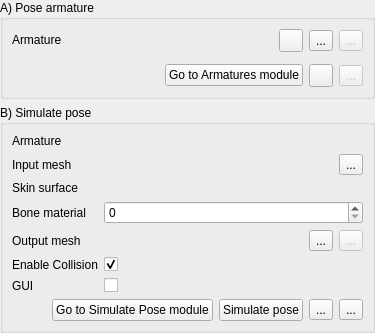
     <widget class="QWidget" name="PosePage">
      <property name="whatsThis">
       <string/>
      </property>
      <property name="accessibleName">
       <string>Pose armature (posing)</string>
      </property>
      <property name="accessibleDescription">
       <string>&lt;!DOCTYPE HTML PUBLIC &quot;-//W3C//DTD HTML 4.0//EN&quot; &quot;http://www.w3.org/TR/REC-html40/strict.dtd&quot;&gt;
&lt;html&gt;&lt;head&gt;&lt;meta name=&quot;qrichtext&quot; content=&quot;1&quot; /&gt;&lt;style type=&quot;text/css&quot;&gt;
p, li { white-space: pre-wrap; }
&lt;/style&gt;&lt;/head&gt;&lt;body style=&quot; font-family:'MS Shell Dlg 2'; font-size:8pt; font-weight:400; font-style:normal;&quot;&gt;
&lt;p style=&quot; margin-top:0px; margin-bottom:0px; margin-left:0px; margin-right:0px; -qt-block-indent:0; text-indent:0px;&quot;&gt;&lt;span style=&quot; font-size:10pt; font-weight:600;&quot;&gt;Pose the armature&lt;/span&gt;&lt;/p&gt;
&lt;p style=&quot;-qt-paragraph-type:empty; margin-top:0px; margin-bottom:0px; margin-left:0px; margin-right:0px; -qt-block-indent:0; text-indent:0px;&quot;&gt;&lt;br /&gt;&lt;/p&gt;
&lt;p style=&quot; margin-top:0px; margin-bottom:0px; margin-left:0px; margin-right:0px; -qt-block-indent:0; text-indent:0px;&quot;&gt;Click and drag bones in the 3D view to reposition the armature. The surface models and the labelmaps will be transformed with the same bone rotations.&lt;/p&gt;
&lt;p style=&quot;-qt-paragraph-type:empty; margin-top:0px; margin-bottom:0px; margin-left:0px; margin-right:0px; -qt-block-indent:0; text-indent:0px;&quot;&gt;&lt;br /&gt;&lt;/p&gt;
&lt;p style=&quot; margin-top:0px; margin-bottom:0px; margin-left:0px; margin-right:0px; -qt-block-indent:0; text-indent:0px;&quot;&gt;&lt;span style=&quot; font-style:italic;&quot;&gt;Simulate Pose&lt;/span&gt; repositions interactively a surface model.&lt;/p&gt;
&lt;p style=&quot; margin-top:0px; margin-bottom:0px; margin-left:0px; margin-right:0px; -qt-block-indent:0; text-indent:0px;&quot;&gt;The interactive mode is controlled by the &amp;quot;Simulate Pose&amp;quot; push button checkbox. When checked, the input surface model is transformed anytime the armature is modified.&lt;/p&gt;&lt;/body&gt;&lt;/html&gt;</string>
      </property>
      <layout class="QFormLayout" name="formLayout_12">
       <property name="fieldGrowthPolicy">
        <enum>QFormLayout::AllNonFixedFieldsGrow</enum>
       </property>
       <property name="margin">
        <number>0</number>
       </property>
       <item row="0" column="0" colspan="2">
        <widget class="ctkCollapsibleGroupBox" name="PoseArmaturesCollapsibleGroupBox">
         <property name="sizePolicy">
          <sizepolicy hsizetype="Preferred" vsizetype="Minimum">
           <horstretch>0</horstretch>
           <verstretch>0</verstretch>
          </sizepolicy>
         </property>
         <property name="minimumSize">
          <size>
           <width>0</width>
           <height>50</height>
          </size>
         </property>
         <property name="title">
          <string>A) Pose armature</string>
         </property>
         <property name="collapsed">
          <bool>false</bool>
         </property>
         <layout class="QGridLayout" name="gridLayout_12">
          <item row="0" column="0">
           <widget class="QLabel" name="PoseArmaturesLabel">
            <property name="sizePolicy">
             <sizepolicy hsizetype="Preferred" vsizetype="Fixed">
              <horstretch>0</horstretch>
              <verstretch>0</verstretch>
             </sizepolicy>
            </property>
            <property name="text">
             <string>Armature</string>
            </property>
            <property name="workflow" stdset="0">
             <stringlist>
              <string>1</string>
              <string>2</string>
             </stringlist>
            </property>
           </widget>
          </item>
          <item row="2" column="0" colspan="5">
           <layout class="QHBoxLayout" name="horizontalLayout_12">
            <item>
             <spacer name="horizontalSpacer_11">
              <property name="orientation">
               <enum>Qt::Horizontal</enum>
              </property>
              <property name="sizeHint" stdset="0">
               <size>
                <width>40</width>
                <height>20</height>
               </size>
              </property>
             </spacer>
            </item>
            <item>
             <widget class="QPushButton" name="PoseArmaturesGoToPushButton">
              <property name="toolTip">
               <string>Open the &quot;Armatures&quot; module</string>
              </property>
              <property name="text">
               <string>Go to Armatures module</string>
              </property>
             </widget>
            </item>
            <item>
             <widget class="QToolButton" name="PoseArmatureImportAnimationToolButton_2">
              <property name="text">
               <string/>
              </property>
              <property name="icon">
               <iconset>
                <normaloff>:/Icons/Camera.png</normaloff>:/Icons/Camera.png</iconset>
              </property>
              <property name="workflow" stdset="0">
               <stringlist>
                <string>0</string>
               </stringlist>
              </property>
             </widget>
            </item>
            <item>
             <widget class="QToolButton" name="PoseArmatureSaveToolButton">
              <property name="enabled">
               <bool>false</bool>
              </property>
              <property name="text">
               <string>...</string>
              </property>
              <property name="workflow" stdset="0">
               <stringlist>
                <string>0</string>
               </stringlist>
              </property>
             </widget>
            </item>
           </layout>
          </item>
          <item row="0" column="1">
           <widget class="qMRMLNodeComboBox" name="PoseArmatureArmatureNodeComboBox">
            <property name="nodeTypes">
             <stringlist>
              <string>vtkMRMLArmatureNode</string>
             </stringlist>
            </property>
            <property name="workflow" stdset="0">
             <stringlist>
              <string>1</string>
              <string>2</string>
             </stringlist>
            </property>
           </widget>
          </item>
          <item row="0" column="4">
           <widget class="QToolButton" name="PoseArmatureArmatureNodeSaveToolButton">
            <property name="enabled">
             <bool>false</bool>
            </property>
            <property name="text">
             <string>...</string>
            </property>
            <property name="workflow" stdset="0">
             <stringlist>
              <string>1</string>
              <string>2</string>
             </stringlist>
            </property>
           </widget>
          </item>
          <item row="0" column="3">
           <widget class="QToolButton" name="PoseArmatureArmatureNodeLoadToolButton">
            <property name="text">
             <string>...</string>
            </property>
            <property name="workflow" stdset="0">
             <stringlist>
              <string>1</string>
              <string>2</string>
             </stringlist>
            </property>
           </widget>
          </item>
          <item row="1" column="0" colspan="5">
           <widget class="qMRMLArmaturesAnimationWidget" name="PoseArmaturesAnimationWidget">
            <property name="selectFrame">
             <bool>true</bool>
            </property>
            <property name="workflow" stdset="0">
             <stringlist>
              <string>2</string>
             </stringlist>
            </property>
           </widget>
          </item>
          <item row="0" column="2">
           <widget class="QToolButton" name="PoseArmatureImportAnimationToolButton">
            <property name="icon">
             <iconset>
              <normaloff>:/Icons/Camera.png</normaloff>:/Icons/Camera.png</iconset>
            </property>
            <property name="workflow" stdset="0">
             <stringlist>
              <string>1</string>
             </stringlist>
            </property>
           </widget>
          </item>
         </layout>
        </widget>
       </item>
       <item row="1" column="0" colspan="2">
        <widget class="ctkCollapsibleGroupBox" name="SimulatePoseCollapsibleGroupBox">
         <property name="sizePolicy">
          <sizepolicy hsizetype="Preferred" vsizetype="Minimum">
           <horstretch>0</horstretch>
           <verstretch>0</verstretch>
          </sizepolicy>
         </property>
         <property name="title">
          <string>B) Simulate pose</string>
         </property>
         <property name="collapsed">
          <bool>false</bool>
         </property>
         <layout class="QGridLayout" name="gridLayout_13">
          <item row="6" column="0">
           <widget class="QLabel" name="SimulatePoseGUILabel">
            <property name="text">
             <string>GUI</string>
            </property>
            <property name="workflow" stdset="0">
             <stringlist>
              <string>2</string>
             </stringlist>
            </property>
           </widget>
          </item>
          <item row="1" column="0">
           <widget class="QLabel" name="SimulatePoseInputLabel">
            <property name="sizePolicy">
             <sizepolicy hsizetype="Fixed" vsizetype="Preferred">
              <horstretch>0</horstretch>
              <verstretch>0</verstretch>
             </sizepolicy>
            </property>
            <property name="text">
             <string>Input mesh</string>
            </property>
            <property name="workflow" stdset="0">
             <stringlist>
              <string>2</string>
             </stringlist>
            </property>
           </widget>
          </item>
          <item row="0" column="1" colspan="3">
           <widget class="qMRMLNodeComboBox" name="SimulatePoseArmatureInputNodeComboBox">
            <property name="toolTip">
             <string>Select the posed armature</string>
            </property>
            <property name="nodeTypes">
             <stringlist>
              <string>vtkMRMLModelNode</string>
             </stringlist>
            </property>
            <property name="showHidden">
             <bool>false</bool>
            </property>
            <property name="baseName">
             <string/>
            </property>
            <property name="addEnabled">
             <bool>false</bool>
            </property>
            <property name="workflow" stdset="0">
             <stringlist>
              <string>2</string>
             </stringlist>
            </property>
           </widget>
          </item>
          <item row="0" column="0">
           <widget class="QLabel" name="SimulatePoseArmaturesLabel">
            <property name="sizePolicy">
             <sizepolicy hsizetype="Fixed" vsizetype="Preferred">
              <horstretch>0</horstretch>
              <verstretch>0</verstretch>
             </sizepolicy>
            </property>
            <property name="text">
             <string>Armature</string>
            </property>
            <property name="workflow" stdset="0">
             <stringlist>
              <string>2</string>
             </stringlist>
            </property>
           </widget>
          </item>
          <item row="1" column="3">
           <widget class="QToolButton" name="SimulatePoseInputNodeToolButton">
            <property name="toolTip">
             <string>Load the surface model to pose.</string>
            </property>
            <property name="text">
             <string>...</string>
            </property>
            <property name="workflow" stdset="0">
             <stringlist>
              <string>2</string>
             </stringlist>
            </property>
           </widget>
          </item>
          <item row="4" column="0">
           <widget class="QLabel" name="SimulatePoseOutputLabel">
            <property name="sizePolicy">
             <sizepolicy hsizetype="Fixed" vsizetype="Preferred">
              <horstretch>0</horstretch>
              <verstretch>0</verstretch>
             </sizepolicy>
            </property>
            <property name="text">
             <string>Output mesh</string>
            </property>
            <property name="workflow" stdset="0">
             <stringlist>
              <string>1</string>
              <string>2</string>
             </stringlist>
            </property>
           </widget>
          </item>
          <item row="8" column="0" colspan="4">
           <layout class="QHBoxLayout" name="horizontalLayout_10">
            <item>
             <spacer name="horizontalSpacer_9">
              <property name="orientation">
               <enum>Qt::Horizontal</enum>
              </property>
              <property name="sizeHint" stdset="0">
               <size>
                <width>40</width>
                <height>20</height>
               </size>
              </property>
             </spacer>
            </item>
            <item>
             <widget class="QPushButton" name="SimulatePoseGoToPushButton">
              <property name="toolTip">
               <string>Open the &quot;Simulate Pose&quot; module</string>
              </property>
              <property name="text">
               <string>Go to Simulate Pose module</string>
              </property>
              <property name="workflow" stdset="0">
               <stringlist>
                <string>2</string>
               </stringlist>
              </property>
             </widget>
            </item>
            <item>
             <widget class="QPushButton" name="SimulatePoseApplyPushButton">
              <property name="toolTip">
               <string>&lt;!DOCTYPE HTML PUBLIC &quot;-//W3C//DTD HTML 4.0//EN&quot; &quot;http://www.w3.org/TR/REC-html40/strict.dtd&quot;&gt;
&lt;html&gt;&lt;head&gt;&lt;meta name=&quot;qrichtext&quot; content=&quot;1&quot; /&gt;&lt;style type=&quot;text/css&quot;&gt;
p, li { white-space: pre-wrap; }
&lt;/style&gt;&lt;/head&gt;&lt;body style=&quot; font-family:'MS Shell Dlg 2'; font-size:8.25pt; font-weight:400; font-style:normal;&quot;&gt;
&lt;p style=&quot; margin-top:0px; margin-bottom:0px; margin-left:0px; margin-right:0px; -qt-block-indent:0; text-indent:0px;&quot;&gt;&lt;span style=&quot; font-size:8pt;&quot;&gt;Pose the surface using the posed armature. If the checkox is checked, the module will run in background and update the output surface everytime the armature is changed&lt;/span&gt;&lt;/p&gt;&lt;/body&gt;&lt;/html&gt;</string>
              </property>
              <property name="text">
               <string>Simulate pose</string>
              </property>
              <property name="checkable">
               <bool>true</bool>
              </property>
             </widget>
            </item>
            <item>
             <widget class="QToolButton" name="SimulatePoseLoadToolButton">
              <property name="text">
               <string>...</string>
              </property>
              <property name="workflow" stdset="0">
               <stringlist>
                <string>0</string>
               </stringlist>
              </property>
             </widget>
            </item>
            <item>
             <widget class="QToolButton" name="SimulatePoseSaveToolButton">
              <property name="text">
               <string>...</string>
              </property>
              <property name="workflow" stdset="0">
               <stringlist>
                <string>0</string>
               </stringlist>
              </property>
             </widget>
            </item>
           </layout>
          </item>
          <item row="2" column="0">
           <widget class="QLabel" name="SimulatePoseSkinLabel">
            <property name="text">
             <string>Skin surface</string>
            </property>
            <property name="workflow" stdset="0">
             <stringlist>
              <string>2</string>
             </stringlist>
            </property>
           </widget>
          </item>
          <item row="4" column="1">
           <widget class="qMRMLNodeComboBox" name="SimulatePoseOutputNodeComboBox">
            <property name="toolTip">
             <string>Select the output posed surface</string>
            </property>
            <property name="nodeTypes">
             <stringlist>
              <string>vtkMRMLModelNode</string>
             </stringlist>
            </property>
            <property name="showHidden">
             <bool>false</bool>
            </property>
            <property name="baseName">
             <string/>
            </property>
            <property name="addEnabled">
             <bool>true</bool>
            </property>
            <property name="renameEnabled">
             <bool>true</bool>
            </property>
            <property name="workflow" stdset="0">
             <stringlist>
              <string>1</string>
              <string>2</string>
             </stringlist>
            </property>
           </widget>
          </item>
          <item row="4" column="3">
           <widget class="QToolButton" name="SimulatePoseOutputNodeToolButton">
            <property name="enabled">
             <bool>false</bool>
            </property>
            <property name="toolTip">
             <string>Save to file the &quot;posed&quot; surface model.</string>
            </property>
            <property name="text">
             <string>...</string>
            </property>
            <property name="workflow" stdset="0">
             <stringlist>
              <string>1</string>
              <string>2</string>
             </stringlist>
            </property>
           </widget>
          </item>
          <item row="2" column="1" colspan="3">
           <widget class="qMRMLNodeComboBox" name="SimulatePoseSkinComboBox">
            <property name="nodeTypes">
             <stringlist>
              <string>vtkMRMLModelNode</string>
             </stringlist>
            </property>
            <property name="addEnabled">
             <bool>false</bool>
            </property>
            <property name="workflow" stdset="0">
             <stringlist>
              <string>2</string>
             </stringlist>
            </property>
           </widget>
          </item>
          <item row="4" column="2">
           <widget class="QToolButton" name="SimulatePoseOutputNodeLoadToolButton">
            <property name="text">
             <string>...</string>
            </property>
            <property name="workflow" stdset="0">
             <stringlist>
              <string>1</string>
              <string>2</string>
             </stringlist>
            </property>
           </widget>
          </item>
          <item row="1" column="1" colspan="2">
           <widget class="qMRMLNodeComboBox" name="SimulatePoseInputNodeComboBox">
            <property name="sizePolicy">
             <sizepolicy hsizetype="Preferred" vsizetype="Fixed">
              <horstretch>0</horstretch>
              <verstretch>0</verstretch>
             </sizepolicy>
            </property>
            <property name="toolTip">
             <string>Select the input surface that will be posed</string>
            </property>
            <property name="nodeTypes">
             <stringlist>
              <string>vtkMRMLModelNode</string>
             </stringlist>
            </property>
            <property name="baseName">
             <string/>
            </property>
            <property name="noneEnabled">
             <bool>false</bool>
            </property>
            <property name="addEnabled">
             <bool>false</bool>
            </property>
            <property name="removeEnabled">
             <bool>true</bool>
            </property>
            <property name="workflow" stdset="0">
             <stringlist>
              <string>2</string>
             </stringlist>
            </property>
           </widget>
          </item>
          <item row="5" column="0">
           <widget class="QLabel" name="SimulatePoseCollisionLabel">
            <property name="text">
             <string>Enable Collision</string>
            </property>
            <property name="workflow" stdset="0">
             <stringlist>
              <string>1</string>
              <string>2</string>
             </stringlist>
            </property>
           </widget>
          </item>
          <item row="5" column="1" colspan="3">
           <widget class="QCheckBox" name="SimulatePoseCollisionCheckBox">
            <property name="text">
             <string/>
            </property>
            <property name="checked">
             <bool>true</bool>
            </property>
            <property name="workflow" stdset="0">
             <stringlist>
              <string>1</string>
              <string>2</string>
             </stringlist>
            </property>
           </widget>
          </item>
          <item row="6" column="1">
           <widget class="QCheckBox" name="SimulatePoseGUICheckBox">
            <property name="text">
             <string/>
            </property>
            <property name="checked">
             <bool>false</bool>
            </property>
            <property name="workflow" stdset="0">
             <stringlist>
              <string>2</string>
             </stringlist>
            </property>
           </widget>
          </item>
          <item row="3" column="0">
           <widget class="QLabel" name="SimulatePoseBoneMaterialLabel">
            <property name="text">
             <string>Bone material</string>
            </property>
            <property name="workflow" stdset="0">
             <stringlist>
              <string>2</string>
             </stringlist>
            </property>
           </widget>
          </item>
          <item row="3" column="1" colspan="3">
           <widget class="QSpinBox" name="SimulatePoseBoneMaterialSpinBox">
            <property name="maximum">
             <number>9999999</number>
            </property>
            <property name="workflow" stdset="0">
             <stringlist>
              <string>2</string>
             </stringlist>
            </property>
           </widget>
          </item>
         </layout>
        </widget>
       </item>
      </layout>
     </widget>
